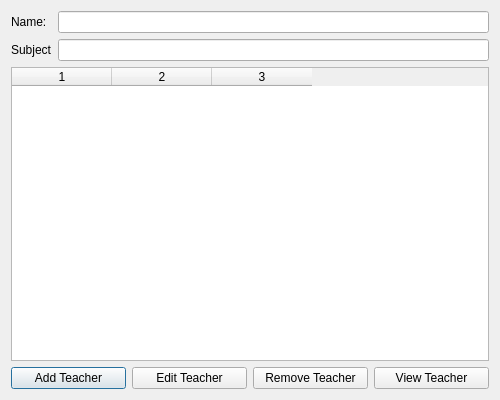
<?xml version="1.0" encoding="UTF-8"?>
<ui version="4.0">
 <class>TeacherManagement</class>
 <widget class="QDialog" name="TeacherManagement">
  <property name="geometry">
   <rect>
    <x>0</x>
    <y>0</y>
    <width>500</width>
    <height>400</height>
   </rect>
  </property>
  <property name="windowTitle">
   <string>Manage Teachers</string>
  </property>
  <layout class="QVBoxLayout" name="verticalLayout">
   <item>
    <layout class="QFormLayout" name="formLayout">
     <item row="0" column="0">
      <widget class="QLabel" name="labelName">
       <property name="text">
        <string>Name:</string>
       </property>
      </widget>
     </item>
     <item row="0" column="1">
      <widget class="QLineEdit" name="nameLineEdit"/>
     </item>
     <item row="1" column="0">
      <widget class="QLabel" name="labelSubject">
       <property name="text">
        <string>Subject</string>
       </property>
      </widget>
     </item>
     <item row="1" column="1">
      <widget class="QLineEdit" name="subjectLineEdit"/>
     </item>
    </layout>
   </item>
   <item>
    <widget class="QTableWidget" name="teacherTable">
     <property name="columnCount">
      <number>3</number>
     </property>
     <property name="horizontalHeaderLabels" stdset="0">
      <stringlist>
       <string>ID</string>
       <string>Name</string>
       <string>Subject</string>
      </stringlist>
     </property>
     <column/>
     <column/>
     <column/>
    </widget>
   </item>
   <item>
    <layout class="QHBoxLayout" name="buttonLayout">
     <item>
      <widget class="QPushButton" name="addTeacherButton">
       <property name="text">
        <string>Add Teacher</string>
       </property>
      </widget>
     </item>
     <item>
      <widget class="QPushButton" name="editTeacherButton">
       <property name="text">
        <string>Edit Teacher</string>
       </property>
      </widget>
     </item>
     <item>
      <widget class="QPushButton" name="removeTeacherButton">
       <property name="text">
        <string>Remove Teacher</string>
       </property>
      </widget>
     </item>
     <item>
      <widget class="QPushButton" name="viewTeacherButton">
       <property name="enabled">
        <bool>true</bool>
       </property>
       <property name="text">
        <string>View Teacher</string>
       </property>
      </widget>
     </item>
    </layout>
   </item>
  </layout>
 </widget>
 <resources/>
 <connections/>
</ui>
